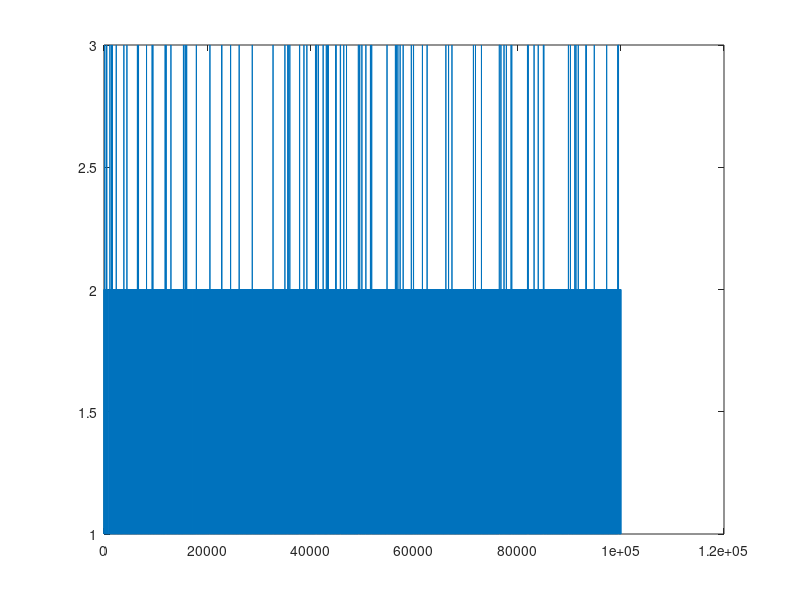

Write MATLAB code to recreate this figure.
%OK

s = 1;
t = 0;
T = 100000;
Ts1 = 0;
Ts2 = 0;
Ts3 = 0;
trace = [t ; s];
i = 1;
Reports = 0;

while t < T
    %Stage 1
    if s == 1
        Tr = - log(rand()) / 0.05;
        Tm = - log(rand()) / 0.001;
        %Cuncurrency check
        if Tr < Tm
            ns = 2;
            dt = Tr;
        else
            ns = 3;
            dt = Tm;
        end
        Ts1 = Ts1 + dt;
    %Stage 2
    elseif s == 2
        Tw = - log(rand()) / 1;
        Tm = - log(rand()) / 0.001;
        %Cuncurrency check
        if Tw < Tm
            ns = 1;
            dt = Tw;
        else
            ns = 3;
            dt = Tm;
        end
        Ts2 = Ts2 + dt;
        Reports = Reports +1;
    %Stage 3
    elseif s == 3
        ns = 1;
        dt = - log(rand()) / 0.05;
        Ts3 = Ts3 + dt;
    end
    t = t + dt;
    s = ns;
    trace(i,1) = t;
    trace(i,2) = s;
    i = i+1;
end

%Graphical representation
stairs(trace(:,1), trace(:,2))

%Compute probabilities and utilization
Ps1 = Ts1 / t
Ps2 = Ts2 / t
Ps3 = Ts3 / t

ReportPerHour = Reports / t